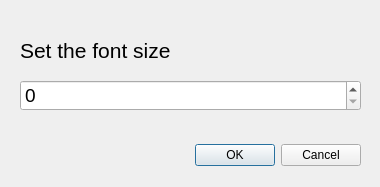
<?xml version="1.0" encoding="UTF-8"?>
<ui version="4.0">
 <class>Dialog</class>
 <widget class="QDialog" name="Dialog">
  <property name="geometry">
   <rect>
    <x>0</x>
    <y>0</y>
    <width>380</width>
    <height>187</height>
   </rect>
  </property>
  <property name="windowTitle">
   <string>Dialog</string>
  </property>
  <property name="locale">
   <locale language="English" country="UnitedStates"/>
  </property>
  <widget class="QDialogButtonBox" name="btns">
   <property name="geometry">
    <rect>
     <x>20</x>
     <y>130</y>
     <width>341</width>
     <height>51</height>
    </rect>
   </property>
   <property name="accessibleName">
    <string/>
   </property>
   <property name="locale">
    <locale language="English" country="UnitedStates"/>
   </property>
   <property name="orientation">
    <enum>Qt::Horizontal</enum>
   </property>
   <property name="standardButtons">
    <set>QDialogButtonBox::Cancel|QDialogButtonBox::Ok</set>
   </property>
  </widget>
  <widget class="QSpinBox" name="font_spinbox">
   <property name="geometry">
    <rect>
     <x>20</x>
     <y>80</y>
     <width>341</width>
     <height>31</height>
    </rect>
   </property>
   <property name="font">
    <font>
     <pointsize>14</pointsize>
    </font>
   </property>
   <property name="minimum">
    <number>0</number>
   </property>
   <property name="maximum">
    <number>100</number>
   </property>
  </widget>
  <widget class="QLabel" name="label">
   <property name="geometry">
    <rect>
     <x>20</x>
     <y>30</y>
     <width>281</width>
     <height>41</height>
    </rect>
   </property>
   <property name="font">
    <font>
     <pointsize>16</pointsize>
    </font>
   </property>
   <property name="text">
    <string>Set the font size</string>
   </property>
  </widget>
 </widget>
 <resources/>
 <connections>
  <connection>
   <sender>btns</sender>
   <signal>accepted()</signal>
   <receiver>Dialog</receiver>
   <slot>accept()</slot>
   <hints>
    <hint type="sourcelabel">
     <x>248</x>
     <y>254</y>
    </hint>
    <hint type="destinationlabel">
     <x>157</x>
     <y>274</y>
    </hint>
   </hints>
  </connection>
  <connection>
   <sender>btns</sender>
   <signal>rejected()</signal>
   <receiver>Dialog</receiver>
   <slot>reject()</slot>
   <hints>
    <hint type="sourcelabel">
     <x>316</x>
     <y>260</y>
    </hint>
    <hint type="destinationlabel">
     <x>286</x>
     <y>274</y>
    </hint>
   </hints>
  </connection>
 </connections>
</ui>
